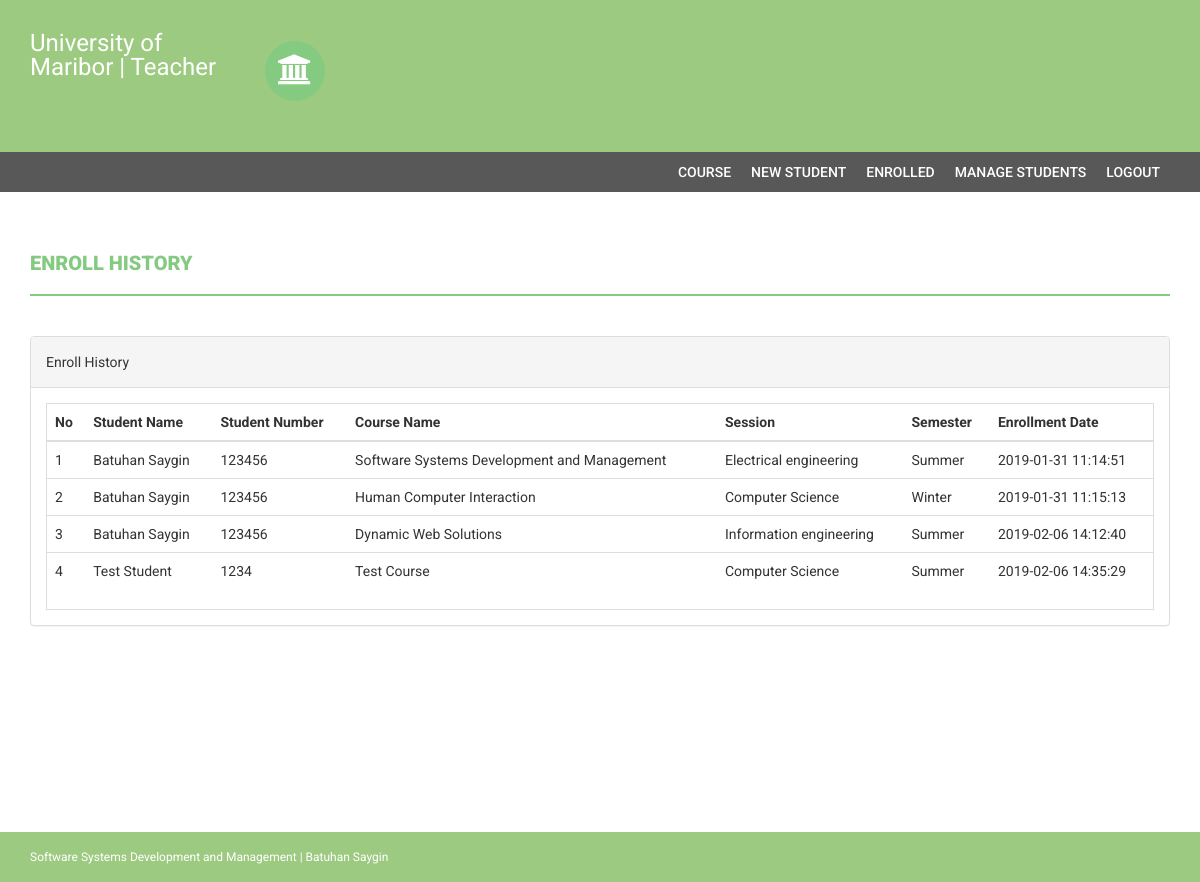
/teacher/enroll-history.php (signed in), run on the app's committed database.
### tables this page shows
CREATE TABLE `courseenrolls` (
  `id` int(11) NOT NULL,
  `studentRegno` varchar(255) NOT NULL,
  `pincode` varchar(255) NOT NULL,
  `session` int(11) NOT NULL,
  `department` int(11) NOT NULL,
  `level` int(11) NOT NULL,
  `semester` int(11) NOT NULL,
  `course` int(11) NOT NULL,
  `enrollDate` timestamp NOT NULL DEFAULT CURRENT_TIMESTAMP
);

CREATE TABLE `students` (
  `StudentRegno` varchar(255) NOT NULL,
  `studentPhoto` varchar(255) DEFAULT NULL,
  `password` varchar(255) NOT NULL,
  `studentName` varchar(255) NOT NULL,
  `pincode` varchar(255) NOT NULL,
  `session` varchar(255) NOT NULL,
  `department` varchar(255) NOT NULL,
  `semester` varchar(255) NOT NULL,
  `cgpa` decimal(10,2) NOT NULL,
  `creationdate` timestamp NOT NULL DEFAULT CURRENT_TIMESTAMP,
  `updationDate` varchar(255) NOT NULL
);

CREATE TABLE `course` (
  `id` int(11) NOT NULL,
  `courseCode` varchar(255) NOT NULL,
  `courseName` varchar(255) NOT NULL,
  `courseUnit` varchar(255) NOT NULL,
  `noofSeats` int(11) NOT NULL,
  `creationDate` timestamp NOT NULL DEFAULT CURRENT_TIMESTAMP,
  `updationDate` varchar(255) NOT NULL
);

CREATE TABLE `department` (
  `id` int(11) NOT NULL,
  `department` varchar(255) NOT NULL,
  `creationDate` timestamp NOT NULL DEFAULT CURRENT_TIMESTAMP
);

CREATE TABLE `semester` (
  `id` int(11) NOT NULL,
  `semester` varchar(255) NOT NULL,
  `creationDate` timestamp NOT NULL DEFAULT CURRENT_TIMESTAMP,
  `updationDate` varchar(255) NOT NULL
);

### teacher/enroll-history.php (the view, shortened to what this page needs)
<?php
if(strlen($_SESSION['alogin'])==0)
    {
header('location:index.php');
}
else{
?>
<!DOCTYPE html>
<html xmlns="http://www.w3.org/1999/xhtml">
<head>
    <link href="assets/css/bootstrap.css" rel="stylesheet" />
    <link href="assets/css/font-awesome.css" rel="stylesheet" />
    <link href="assets/css/style.css" rel="stylesheet" />
</head>
<body>
<?php include('includes/header.php');?>
<?php if($_SESSION['alogin']!="")
{
 include('includes/menubar.php');
}
 ?>
    <div class="content-wrapper">
        <div class="container">
              <div class="row">
                    <div class="col-md-12">
                        <h1 class="page-head-line">Enroll History</h1>
                    </div>
                </div>
                <div class="row" >
                <div class="col-md-12">
                    <div class="panel panel-default">
                        <div class="panel-heading">
                           Enroll History
                        </div>
                        <div class="panel-body">
                            <div class="table-responsive table-bordered">
                                <table class="table">
                                    <thead>
                                        <tr>
                                            <th>No</th>
                                            <th>Student Name </th>
                                            <th>Student Number</th>
                                            <th>Course Name </th>
                                            <th>Session</th>
                                            <th>Semester</th>
                                            <th>Enrollment Date</th>
                                        </tr>
                                    </thead>
                                    <tbody>
<?php
$sql=mysqli_query($con,"select courseenrolls.course as cid, course.courseName as courname,session.session as session,department.department as dept,courseenrolls.enrollDate as edate ,semester.semester as sem,students.studentName as sname,students.StudentRegno as sregno from courseenrolls join course on course.id=courseenrolls.course join session on session.id=courseenrolls.session join department on department.id=courseenrolls.department   join semester on semester.id=courseenrolls.semester join students on students.StudentRegno=courseenrolls.studentRegno ");
$cnt=1;
while($row=mysqli_fetch_array($sql))
{
?>
                                        <tr>
                                            <td><?php echo $cnt;?></td>
                                            <td><?php echo htmlentities($row['sname']);?></td>
                                            <td><?php echo htmlentities($row['sregno']);?></td>
                                            <td><?php echo htmlentities($row['courname']);?></td>
                                            <td><?php echo htmlentities($row['dept']);?></td>
											<td><?php echo htmlentities($row['sem']);?></td>
                                            <td><?php echo htmlentities($row['edate']);?></td>
                                        </tr>
<?php
$cnt++;
} ?>
                                    </tbody>
                                </table>
                            </div>
                        </div>
                    </div>
                </div>
            </div>
        </div>
    </div>
  <?php include('includes/footer.php');?>
</body>
</html>
<?php } ?>

### teacher/includes/header.php (shortened to what this page needs)
 <div class="navbar navbar-inverse set-radius-zero">
     <div class="container">
         <div class="navbar-header">
              <a class="navbar-brand" style="color:#fff; font-size:24px;4px; line-height:24px; ">
		University of Maribor | Teacher
             </a>
         </div>
         <div class="left-div">
             <i class="fa fa-university login-icon" ></i>
</div>
         </div>
     </div>

### teacher/includes/menubar.php
<section class="menu-section">
        <div class="container">
            <div class="row">
                <div class="col-md-12">
                    <div class="navbar-collapse collapse ">
                        <ul id="menu-top" class="nav navbar-nav navbar-right">
                            <li><a href="course.php">Course</a></li>
                            <li><a href="student-registration.php">New Student</a></li>
							<li><a href="enroll-history.php">Enrolled</a></li>
                            <li><a href="manage-students.php">Manage Students</a></li>
                            <li><a href="logout.php">Logout</a></li>
                        </ul>
                    </div>
                </div>
            </div>
        </div>
    </section>

### teacher/includes/footer.php
<footer>
        <div class="container">
            <div class="row">
                <div class="col-md-12">
                    Software Systems Development and Management | Batuhan Saygin
                </div>
            </div>
        </div>
    </footer>

### teacher/assets/css/style.css (style rules this page uses)
body { font-family: 'Roboto', sans-serif; line-height: 30px; }
.set-radius-zero { border-radius: 0px; -moz-border-radius: 0px; -webkit-border-radius: 0px; }
.content-wrapper { margin-top: 40px; min-height: 600px; padding-bottom: 60px; }
.page-head-line { font-weight: 900; padding-bottom: 20px; border-bottom: 2px solid #85ca81; text-transform: uppercase; color: #85ca81; font-size: 20px; margin-bottom: 40px; }
.login-icon { height: 60px; width: 60px; padding: 13px; border-radius: 50%; font-size: 30px; margin-bottom: 20px; color: #fff; text-align: center; cursor:pointer; background-color:#85ca81; -webkit-border-radius:50%; -moz-border-radius:50%; }
.left-div { padding-left: 30px; margin-top: 40px; margin-bottom: 30px; }
.navbar-brand { width: 250px; padding-top: 30px; }
.menu-section { background-color: #585858; }
#menu-top a { color: #FFF; text-decoration: none; font-weight: 500; padding: 10px 10px 10px 10px; text-transform: uppercase; }
.navbar-inverse { background-color: #9dca81; border-color: transparent; }
.navbar { margin-bottom: 0px; }
footer { padding: 10px; color: #fff; font-size: 12px; background-color: #9dca81; }

### data on the page
courseenrolls: students.studentName "Batuhan Saygin", students.StudentRegno "123456", course.courseName "Software Systems Development and Management", department.department "Electrical engineering", semester.semester "Summer", enrollDate "2019-01-31 11:14:51"
courseenrolls: students.studentName "Batuhan Saygin", students.StudentRegno "123456", course.courseName "Human Computer Interaction", department.department "Computer Science", semester.semester "Winter", enrollDate "2019-01-31 11:15:13"
courseenrolls: students.studentName "Batuhan Saygin", students.StudentRegno "123456", course.courseName "Dynamic Web Solutions", department.department "Information engineering", semester.semester "Summer", enrollDate "2019-02-06 14:12:40"
courseenrolls: students.studentName "Test Student", students.StudentRegno "1234", course.courseName "Test Course", department.department "Computer Science", semester.semester "Summer", enrollDate "2019-02-06 14:35:29"
